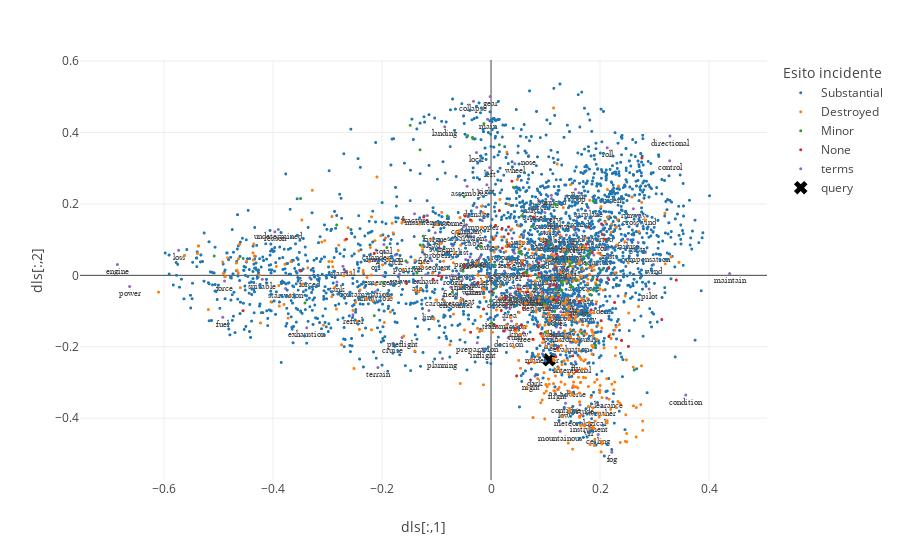

The notebook cell this image was saved under:
### Code cell
fig = px.scatter(
    dfc,
    x = "dls[:,1]",
    y = "dls[:,2]",
    color = "Esito incidente",
    template = "none",
    height = 800
)

terms_trace = go.Scatter(
    x = x,
    y = y,
    mode = "markers+text",
    name = "terms",
    text = terms,
    textposition = "bottom center",
    textfont = 
        dict(
            family = "sans serif",
            size = 9
        )
)

query_trace = go.Scatter(
    x = [-1*qlsn[1]],
    y = [qlsn[2]],
    mode = "markers",
    name = "query",
    marker = dict(
        size = 12,
        color = "black",
        symbol = "x"
    )
)

fig.add_trace(terms_trace)
fig.update_traces(marker=dict(size=3,))
fig.add_trace(query_trace)
fig.show()

### Figure 1 — Plotly figure (JSON) as saved in the notebook; plotly's stock layout.template omitted (floating-point values rounded to 4 significant figures; data arrays with more than 128 entries replaced by an {"elided": "..."} marker saying what was removed)
{"data": [{"hovertemplate": "Esito incidente=Substantial<br>dls[:,1]=%{x}<br>dls[:,2]=%{y}<extra></extra>", "legendgroup": "Substantial", "marker": {"color": "#1F77B4", "size": 3, "symbol": "circle"}, "mode": "markers", "name": "Substantial", "showlegend": true, "type": "scattergl", "x": {"elided": "2574 float values"}, "xaxis": "x", "y": {"elided": "2574 float values"}, "yaxis": "y"}, {"hovertemplate": "Esito incidente=Destroyed<br>dls[:,1]=%{x}<br>dls[:,2]=%{y}<extra></extra>", "legendgroup": "Destroyed", "marker": {"color": "#FF7F0E", "size": 3, "symbol": "circle"}, "mode": "markers", "name": "Destroyed", "showlegend": true, "type": "scattergl", "x": {"elided": "482 float values"}, "xaxis": "x", "y": {"elided": "482 float values"}, "yaxis": "y"}, {"hovertemplate": "Esito incidente=Minor<br>dls[:,1]=%{x}<br>dls[:,2]=%{y}<extra></extra>", "legendgroup": "Minor", "marker": {"color": "#2CA02C", "size": 3, "symbol": "circle"}, "mode": "markers", "name": "Minor", "showlegend": true, "type": "scattergl", "x": [-0.1912, -0.2142, 0.08485, -0.01938, 0.09771, 0.09771, -0.4547, -0.034, -0.1243, -0.1564, -0.3494, 0.1408, 0.1408, -0.13, -0.04935, -0.0335, 0.001476, 0.1386, -0.1983, -0.01317, -0.05127, 0.008762, 0.1446, 0.1446, 0.1207, 0.007171, 0.1304, 0.07453, 0.1916, 0.1664, -0.2832, -0.5078, -0.136, 0.1169, 0.1057, 0.05239, -0.1611, 0.2043, 0.2043, 0.1815, 0.1282, -0.08027, 0.2627, 0.1466, 0.1188, 0.06283, 0.1862, 0.05682, 0.1875, 0.1875, 0.06582, 0.1881, 0.1933, 0.1309, 0.1309, 0.1797, 0.1027, 0.1299, 0.1027, 0.1299, -0.1301, 0.04106, -0.0006346, 0.05624, 0.05968, 0.148, -0.1483, -0.04283, 0.0992, 0.1811, 0.1167, 0.1744, 0.01524, -0.071, 0.004379, 0.2042, 0.1496, 0.1496, 0.1568, 0.1568, 0.1696, -0.3414], "xaxis": "x", "y": [0.07782, -0.1131, -0.007322, 0.08026, -0.07971, -0.07971, 0.04726, 0.3861, 0.1097, 0.04035, 0.2151, 0.06547, 0.06547, 0.08521, 0.2203, 0.3827, -0.1332, 0.03986, -0.02078, 0.4247, 0.01149, -0.03577, 0.02731, 0.02731, 0.198, 0.02812, -0.0164, 0.1365, -0.1958, -0.1623, 0.141, 0.05404, 0.006547, 0.1998, 0.09115, 0.06449, 0.1586, 0.1149, 0.1149, 0.06627, -0.0403, 0.166, -0.2651, -0.03052, -0.04143, 0.00862, -0.01041, 0.05921, 0.2084, 0.2084, 0.006748, -0.04166, -0.02701, -0.02214, -0.02214, 0.05541, -0.0927, -0.04183, -0.0927, -0.04183, 0.3514, 0.2465, -0.0698, 0.1669, -0.09104, 0.03533, 0.42, 0.391, -0.1594, -0.05345, -0.1009, 0.03064, 0.3657, -0.0473, -0.04924, 0.01546, -0.03302, -0.03302, -0.01468, -0.01468, 0.05233, -0.07727], "yaxis": "y"}, {"hovertemplate": "Esito incidente=None<br>dls[:,1]=%{x}<br>dls[:,2]=%{y}<extra></extra>", "legendgroup": "None", "marker": {"color": "#D62728", "size": 3, "symbol": "circle"}, "mode": "markers", "name": "None", "showlegend": true, "type": "scattergl", "x": [-0.3495, 0.1469, 0.2028, 0.05926, 0.0198, 0.03218, 0.02567, 0.1188, 0.157, 0.1793, 0.04705, 0.1151, 0.2088, 0.2088, 0.06888, -0.1236, 0.001513, 0.2267, -0.04825, 0.01537, 0.0283, 0.05848, 0.15, -0.04738, 0.07663, 0.2161, 0.1944, 0.2161, 0.1944, 0.1192, 0.1039, 0.1039, -0.03741, 0.01053, 0.2043, 0.2043, 0.05597, 0.03827, 0.06835, 0.08768, 0.3132, 0.1191, -0.1062, 0.004108, -0.09646, 0.04434, 0.03171, 0.252, -0.2142, -0.09024, 0.1206, 0.1222, 0.09096, 0.216, -0.1551, -0.1605, 0.1239, 0.1204, 0.05944, -0.4549, 0.01872, 0.2767, 0.06399, 0.03258, -0.2653, 0.02433, 0.2161, 0.02061, 0.0963, 0.07795, 0.07795, 0.08754, 0.3398, 0.162, 0.162, 0.2394, 0.2021, 0.1836, -0.2658, 0.1002, 0.0323, 0.1083, 0.1083, -0.02464, 0.1859, 0.04992, 0.1747, 0.08667, -0.03782, 0.008331, -0.01381], "xaxis": "x", "y": [0.01244, -0.1143, 0.144, 0.006175, 0.1289, 0.1356, -0.06168, -0.2279, -0.2671, 0.1346, -0.2816, -0.02605, 0.1008, 0.1008, -0.2459, 0.1634, -0.0455, -0.076, 0.02622, 0.1812, -0.0819, 0.03103, -0.2254, 0.1657, -0.1791, 0.02041, -0.01178, 0.02041, -0.01178, 0.0209, -0.09144, -0.09144, -0.1596, -0.1424, 0.1149, 0.1149, -0.1397, 0.2635, -0.001485, 0.03496, -0.1239, -0.03095, -0.01121, 0.1005, -0.0008773, -0.1505, 0.1162, -0.199, 0.06151, -0.004573, 0.05941, -0.2031, -0.1633, -0.01223, -0.02266, 0.1549, -0.06129, -0.06999, -0.09164, -0.0989, -0.09842, 0.3286, -0.04723, 0.08267, 0.1013, -0.1559, -0.1711, 0.07589, -0.1785, 0.1629, 0.1629, 0.005758, -0.01337, -0.07301, -0.07301, -0.1824, -0.1271, -0.09675, 0.01021, 0.08942, 0.02886, -0.02998, -0.02998, -0.02239, 0.06343, -0.03796, 0.0875, -0.1443, 0.1554, 0.1397, -0.09457], "yaxis": "y"}, {"marker": {"size": 3}, "mode": "markers+text", "name": "terms", "text": {"elided": "201 str values"}, "textfont": {"family": "sans serif", "size": 9}, "textposition": "bottom center", "type": "scatter", "x": {"elided": "201 float values"}, "y": {"elided": "201 float values"}}, {"marker": {"color": "black", "size": 12, "symbol": "x"}, "mode": "markers", "name": "query", "type": "scatter", "x": [0.1066], "y": [-0.2364]}], "layout": {"autosize": true, "legend": {"title": {"text": "Esito incidente"}, "tracegroupgap": 0}, "margin": {"t": 60}, "xaxis": {"anchor": "y", "autorange": true, "domain": [0, 1], "range": [-0.7556, 0.5078], "title": {"text": "dls[:,1]"}, "type": "linear"}, "yaxis": {"anchor": "x", "autorange": true, "domain": [0, 1], "range": [-0.5696, 0.5995], "title": {"text": "dls[:,2]"}, "type": "linear"}}}
